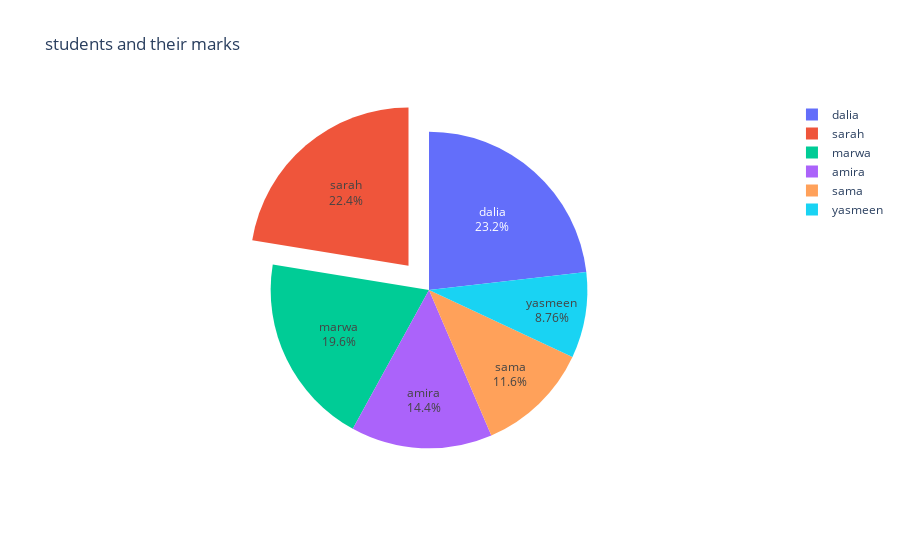

The notebook cell this image was saved under:
### Code cell
#pie chart using plotly
stud=['yasmeen','amira','marwa','sarah','sama','dalia']
marks=[34,56,76,87,45,90]
fig=go.Figure(data=[go.Pie(labels=stud,values=marks, pull=[0, 0,0 ,0.2, 0,0])])
fig.update_traces(textposition='inside',textinfo='percent+label')
fig.update_layout(title='students and their marks')

### Figure 1 — Plotly figure (JSON) as saved in the notebook; plotly's stock layout.template omitted (floating-point values rounded to 4 significant figures)
{"data": [{"labels": ["yasmeen", "amira", "marwa", "sarah", "sama", "dalia"], "pull": [0, 0, 0, 0.2, 0, 0], "textinfo": "percent+label", "textposition": "inside", "type": "pie", "values": [34, 56, 76, 87, 45, 90]}], "layout": {"title": {"text": "students and their marks"}}}
